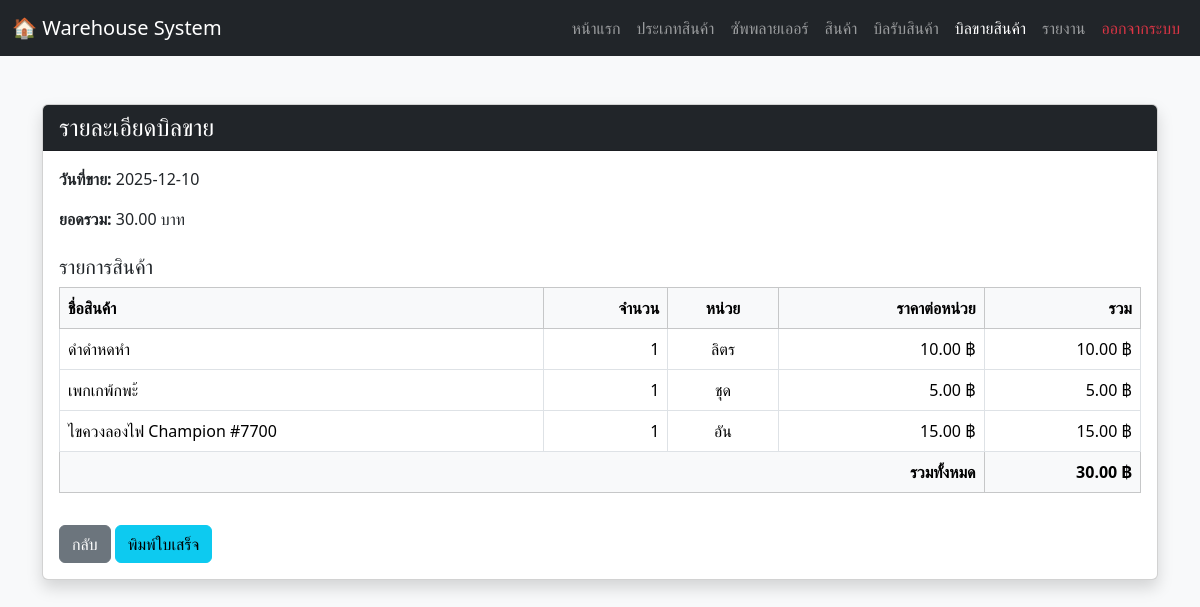
The page /sale_detail.php?sale_id=29 on the database its author committed.
### tables this page shows
CREATE TABLE `sales` (
  `sale_id` int(11) NOT NULL,
  `user_id` int(11) DEFAULT NULL,
  `sale_date` date DEFAULT NULL,
  `total_amount` decimal(12,2) DEFAULT NULL
);

CREATE TABLE `sale_details` (
  `sale_detail_id` int(11) NOT NULL,
  `sale_id` int(11) DEFAULT NULL,
  `product_id` int(11) DEFAULT NULL,
  `quantity` int(11) NOT NULL,
  `sale_price` decimal(10,2) NOT NULL,
  `sale_unit` varchar(50) NOT NULL
);

CREATE TABLE `products` (
  `product_id` int(11) NOT NULL,
  `product_name` varchar(150) NOT NULL,
  `product_unit` varchar(50) NOT NULL,
  `category_id` int(11) DEFAULT NULL,
  `stock_quantity` decimal(10,2) NOT NULL DEFAULT 0.00,
  `selling_price` decimal(10,2) NOT NULL DEFAULT 0.00,
  `reorder_level` decimal(10,2) NOT NULL DEFAULT 0.00,
  `image_path` varchar(255) DEFAULT NULL
);

### sale_detail.php (the view, shortened to what this page needs)
<?php
include 'connection.php';
$sale_id = $_GET['sale_id'];
$sql_sale = "SELECT sale_id, sale_date, total_amount
             FROM sales
             WHERE sale_id = ?";
$stmt = $conn->prepare($sql_sale);
$stmt->bind_param("i", $sale_id);
$stmt->execute();
$result_sale = $stmt->get_result();
$sale = $result_sale->fetch_assoc();
$sql_detail = "SELECT sd.quantity, sd.sale_price, sd.sale_unit, p.product_name
               FROM sale_details sd
               JOIN products p ON sd.product_id = p.product_id
               WHERE sd.sale_id = ?";
$stmt2 = $conn->prepare($sql_detail);
$stmt2->bind_param("i", $sale_id);
$stmt2->execute();
$result_detail = $stmt2->get_result();
$price_header = "ราคาต่อหน่วย";
$all_items = [];
if ($result_detail->num_rows > 0) {
    while($item = $result_detail->fetch_assoc()) {
        $all_items[] = $item;
    }
}
?>
<!DOCTYPE html>
<html lang="th">
<head>
    <link href="https://cdn.jsdelivr.net/npm/bootstrap@5.3.2/dist/css/bootstrap.min.css" rel="stylesheet">
</head>
<body class="bg-light">
  <nav class="navbar navbar-expand-lg navbar-dark bg-dark">
    <div class="container-fluid">
      <a class="navbar-brand" href="#">🏠 Warehouse System</a>
      <div class="collapse navbar-collapse" id="navbarNav">
        <ul class="navbar-nav ms-auto">
          <li class="nav-item"><a class="nav-link" href="homepage.php">หน้าแรก</a></li>
          <li class="nav-item"><a class="nav-link" href="categories.php">ประเภทสินค้า</a></li>
          <li class="nav-item"><a class="nav-link" href="suppliers.php">ซัพพลายเออร์</a></li>
          <li class="nav-item"><a class="nav-link" href="products.php">สินค้า</a></li>
        <li class="nav-item"><a class="nav-link" href="warehouse_page.php">บิลรับสินค้า</a></li>
        <li class="nav-item"><a class="nav-link active" href="warehouse_sale.php">บิลขายสินค้า</a></li>
          <li class="nav-item"><a class="nav-link" href="report.php">รายงาน</a></li>
          <li class="nav-item"><a class="nav-link text-danger" href="logout.php">ออกจากระบบ</a></li>
        </ul>
      </div>
    </div>
  </nav>
<div class="container mt-5 mb-5">
  <div class="card shadow">
    <div class="card-header bg-dark text-white">
      <h4 class="mb-0">รายละเอียดบิลขาย</h4>
    </div>
    <div class="card-body">
      <p><strong>วันที่ขาย:</strong> <?= htmlspecialchars($sale['sale_date']) ?></p>
      <p><strong>ยอดรวม:</strong> <?= number_format($sale['total_amount'], 2) ?> บาท</p>
      <h5 class="mt-4">รายการสินค้า</h5>
      <table class="table table-bordered">
        <thead class="table-light">
          <tr>
            <th>ชื่อสินค้า</th>
            <th class="text-end">จำนวน</th>
            <th class="text-center">หน่วย</th>
            <th class="text-end"><?= $price_header ?></th>
            <th class="text-end">รวม</th>
          </tr>
        </thead>
        <tbody>
        <?php
        $total = 0;
        foreach ($all_items as $row) {
            $row_total = $row['quantity'] * $row['sale_price'];
            $total += $row_total;
            echo "<tr>
                    <td class='product-name-col'>" . htmlspecialchars($row['product_name']) . "</td>
                    <td class='text-end'>" . number_format($row['quantity']) . "</td>
                    <td class='text-center'>" . htmlspecialchars($row['sale_unit']) . "</td>
                    <td class='text-end'>" . number_format($row['sale_price'], 2) . " ฿</td>
                    <td class='text-end'>" . number_format($row_total, 2) . " ฿</td>
                  </tr>";
        }
        ?>
        </tbody>
        <tfoot>
          <tr class="table-light">
            <th colspan="4" class="text-end">รวมทั้งหมด</th>
            <th class="text-end"><?= number_format($total, 2) ?> ฿</th>
          </tr>
        </tfoot>
      </table>
      <a href="warehouse_sale.php" class="btn btn-secondary mt-3 no-print">กลับ</a>
      <button onclick="window.print()" class="btn btn-info mt-3 no-print">พิมพ์ใบเสร็จ</button>
    </div>
  </div>
</div>
</body>
</html>

### sale_detail.php (style rules this page uses)
.product-name-col { word-wrap: break-word; overflow-wrap: break-word; }

### rows shown on the page
sales: sale_date "2025-12-10", total_amount "30.00"
sale_details: product.product_name "ดำดำหดหำ", quantity "1", sale_unit "ลิตร", sale_price "10.00"
sale_details: product.product_name "เพกเกพ้กพะ้", quantity "1", sale_unit "ชุด", sale_price "5.00"
sale_details: product.product_name "ไขควงลองไฟ Champion #7700", quantity "1", sale_unit "อัน", sale_price "15.00"

### other values the page prints
$price_header "ราคาต่อหน่วย"
$total "30.00"
